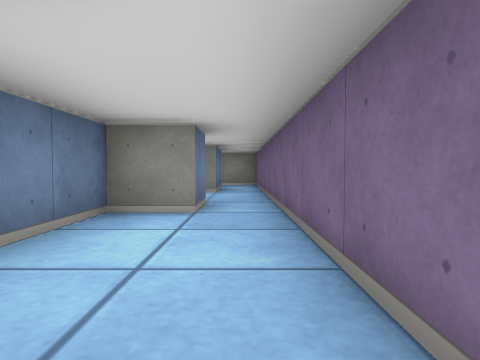
view 1 (above)

15 first-person views from a walk through a cub3D level. The camera is about half as high as the walls, tilts 2° down and sees 75° across. The floor is counted in squares. Each view is taken from the middle of a square. On the plan, view 1 faces up. The plan holds only what a view shows up to about 9 squares ahead; the rest is blank.

view 2
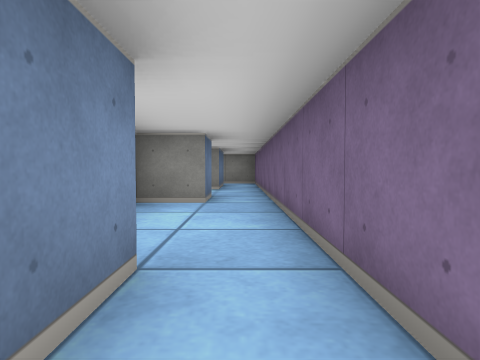

view 3
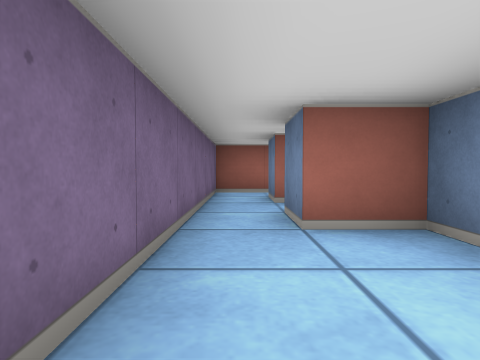

view 4
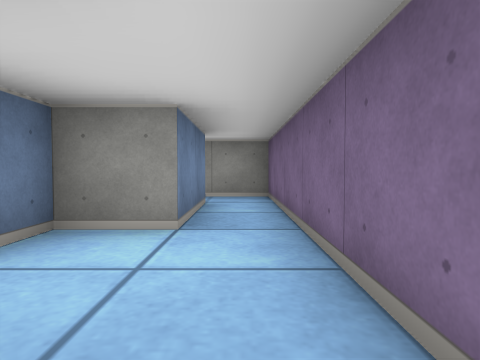

view 5
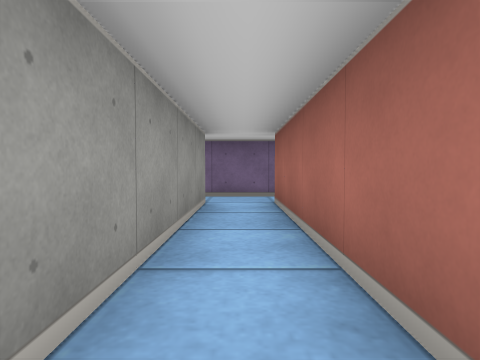

view 6
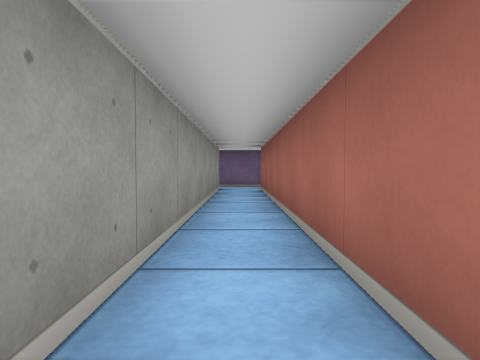

view 7
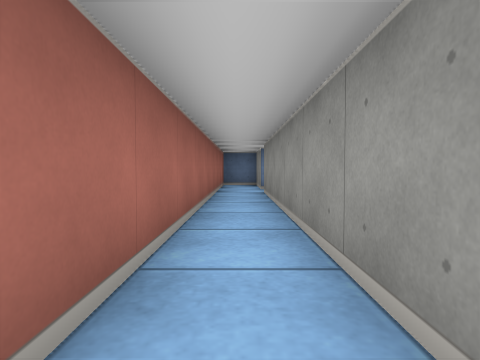

view 8
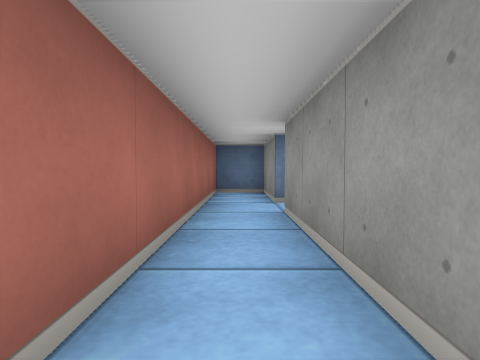

view 9
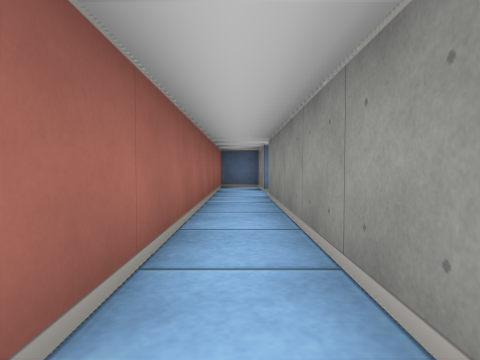

view 10
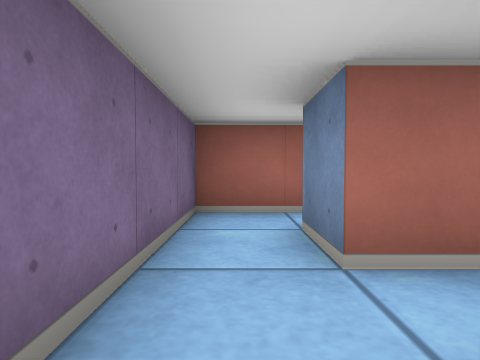

view 11
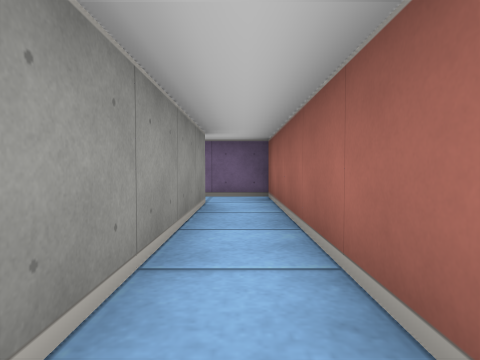

view 12
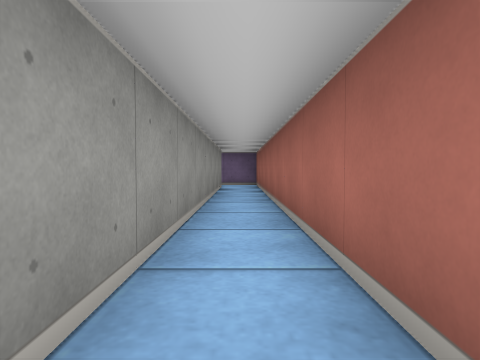

view 13
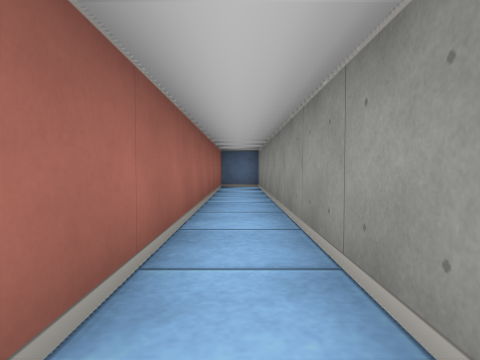

view 14
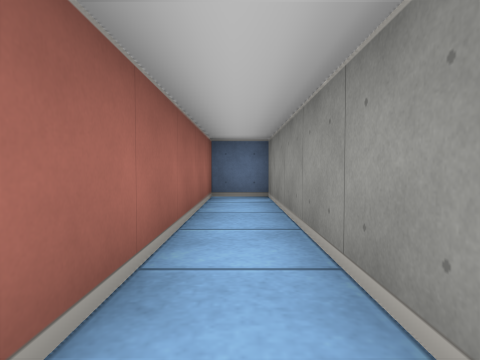

view 15
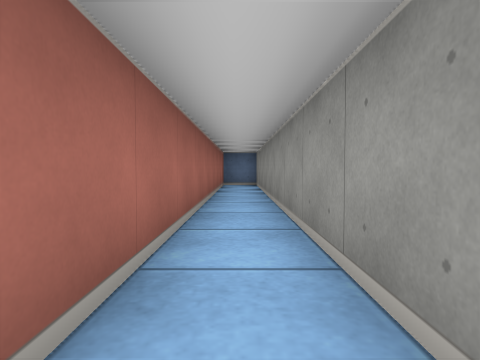

### Floor plan
Points are (right, up) in squares from view 1. A wall is a line through its corners. A room is listed if a view was taken in it or the views show most of it. See-through windows are left out.
Room 1 (views 1, 3, 10)
walls: (-0.5, 3.5) (-1.5, 3.5) (-1.5, 0.5) (-0.5, 0.5) (-0.5, -0.5); (0.5, -0.5) (0.5, 3.5)
ways out: opening at (0, 0) to room 2; opening at (0, 4) to room 3
Room 2 (views 2, 5, 6, 7, 8, 9)
walls: (-12.5, -0.5) (-14.5, -0.5) (-14.5, -1.5) (-0.5, -1.5) (-0.5, -2.5); (-0.5, -0.5) (-11.5, -0.5); (0.5, -2.5) (0.5, -0.5)
ways out: opening at (0, 0) to room 1; opening at (0, -2) to room 4; opening at (-12, 0)
Room 3 (view 4)
walls: (-1.5, 6.5) (-1.5, 5.9); (-0.5, 8.5) (-0.5, 6.5); (-0.5, 4.5) (-0.5, 3.5); (0.5, 3.5) (0.5, 9.5) (-0.6, 9.5)
ways out: opening at (0, 4) to room 1; opening at (-1, 9); opening at (0, 5)
Room 4 (views 11, 12, 13, 14, 15)
walls: (-0.5, -2.5) (-14.5, -2.5) (-14.5, -3.5) (0.5, -3.5) (0.5, -2.5)
ways out: opening at (0, -2) to room 2

Where each view was taken, in squares from view 1:
view 1: 0 up, 0 right, facing up
view 2: 1 down, 0 right, facing up
view 3: 3 up, 0 right, facing down
view 4: 4 up, 0 right, facing up
view 5: 1 down, 5 left, facing right
view 6: 1 down, 8 left, facing right
view 7: 1 down, 5 left, facing left
view 8: 1 down, 8 left, facing left
view 9: 1 down, 6 left, facing left
view 10: 0 up, 0 right, facing down
view 11: 3 down, 5 left, facing right
view 12: 3 down, 9 left, facing right
view 13: 3 down, 6 left, facing left
view 14: 3 down, 9 left, facing left
view 15: 3 down, 5 left, facing left
